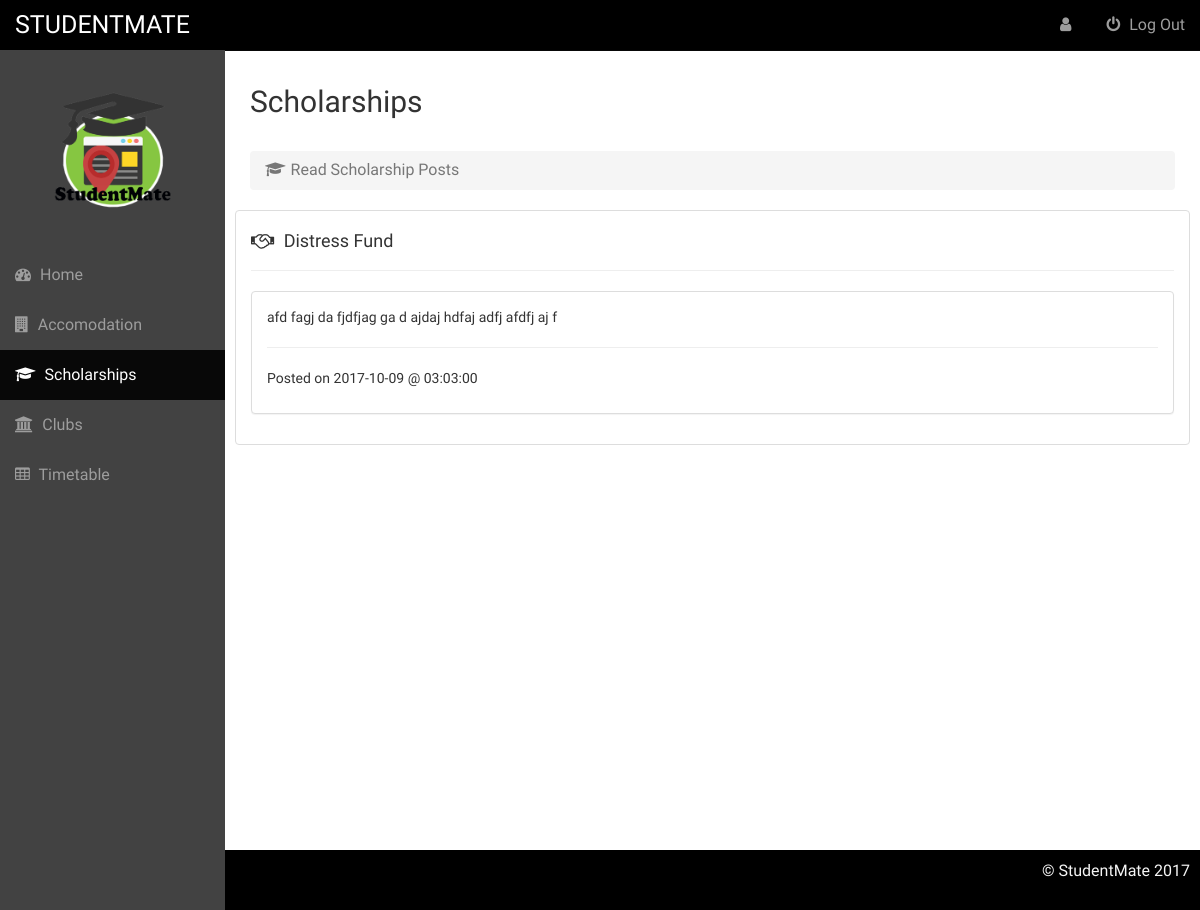
The page /index.php/users/userScholarships on the database as committed earlier.
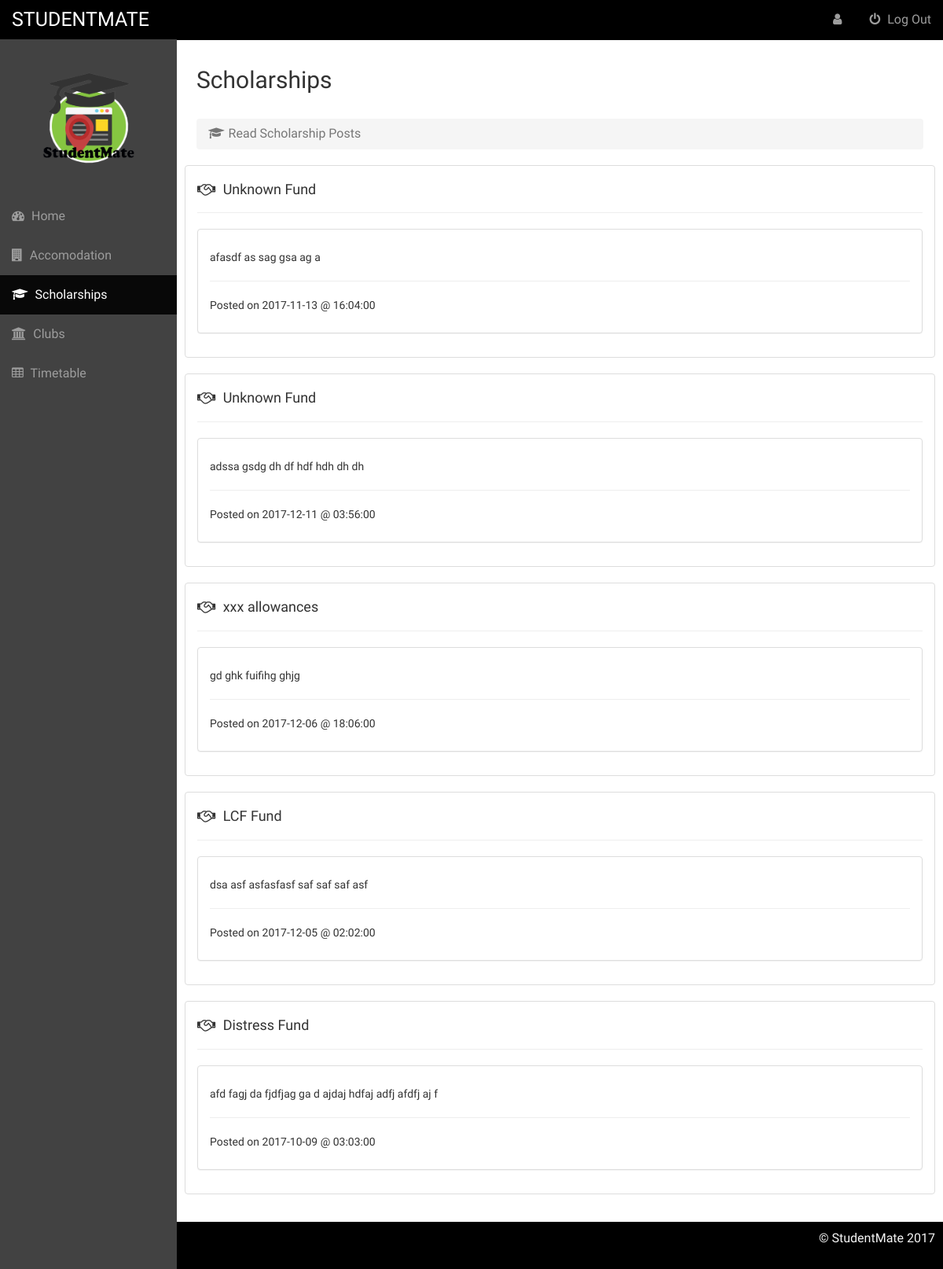
The same page on the database as committed later.
### tables this page shows
CREATE TABLE `schols` (
  `sc_id` int(10) NOT NULL,
  `sc_title` varchar(100) NOT NULL,
  `sc_des` varchar(300) NOT NULL,
  `sc_date` date NOT NULL,
  `sc_time` time NOT NULL
);

### application/controllers/Users.php (called while the page is built, shortened)
<?php
class Users extends CI_Controller{
        public function __construct()
        {
				$this->load->model('User_model');
        }
        public function userScholarships() {
          $data['schols'] = $this->User_model->getSchols();
          $this->load->view('pages/User/scholarships_page', $data);
        }
}
?>

### index.php (called while the page is built, shortened)
<?php
require_once BASEPATH.'core/CodeIgniter.php';

### application/models/User_model.php (called while the page is built, shortened)
<?php
class User_model extends CI_Model {
    public function getSchols() {
        $this->db->select('*');
        $this->db->from('schols');
        $this->db->order_by('sc_id','DESC');
        $query = $this->db->get();
        return $query->result();
    }
}
?>

### application/views/pages/User/scholarships_page.php (the view, shortened to what this page needs)
<!DOCTYPE html>
<html>
    <head>
        <link rel="stylesheet" href="<?php echo base_url(); ?>assets/css/bootstrap.min.css">
        <link rel="stylesheet" href="<?php echo base_url(); ?>assets/css/home.css">
        <link rel="stylesheet" href="<?php echo base_url(); ?>assets/font-awesome/css/font-awesome.min.css">
    </head>
  <body>
    <div id="wrapper">
        <nav class="navbar navbar-inverse navbar-fixed-top" role="navigation">
        <div class="navbar-header">
          <a class="navbar-brand" href="<?php echo site_url('Users/userHome') ?>" style="font-size: 25px;">STUDENTMATE</a>
        </div>
        <div class="collapse navbar-collapse navbar-ex1-collapse">
          <ul class="nav navbar-nav side-nav">
              <img src="<?php echo base_url() ?>assets/images/logoNew.png" alt="logo" class="logo">
            <li><a href="<?php echo site_url("Users/userHome") ?>"><i class="fa fa-dashboard"></i> Home</a></li>
            <li><a href="<?php echo site_url("Users/userAccommodation") ?>#"><i class="fa fa-building"></i> Accomodation</a></li>
            <li class="active"><a href="#"><i class="fa fa-graduation-cap"></i> Scholarships</a></li>
            <li><a href="<?php echo site_url("Users/userClubs") ?>"><i class="fa fa-university"></i> Clubs</a></li>
            <li><a href="bootstrap-elements.html"><i class="fa fa-table"></i> Timetable</a></li>
          </ul>
          <ul class="nav navbar-nav navbar-right navbar-user" style="color: black;">
                <li><a href="<?php echo site_url('Users/userProfile') ?>"><i class="fa fa-user"></i> <?php echo $_SESSION['username'];?></a></li>
                <li><a href="<?php echo base_url('Users/signout'); ?>"><i class="fa fa-power-off"></i> Log Out</a></li>
          </ul>
        </div>
      </nav>
      <div id="page-wrapper">
        <div class="row">
            <div class="col-lg-12">
              <h2>Scholarships</h2><br>
              <ol class="breadcrumb">
                <li class="active"><i class="fa fa-graduation-cap"></i>Read Scholarship Posts</li>
              </ol>
              <?php if (count($schols)): ?>
              <?php foreach ($schols as $row): ?>
              <div class="row">
                <ul class="list-group">
                  <li class="list-group-item">
                    <h4><i class="fa fa-handshake-o"></i> <?php echo $row->sc_title; ?></h4>
                    <hr>
                    <div class='panel panel-default'>
                      <div class='panel-body'>
                        <p><?php echo $row->sc_des; ?></p>
                        <hr>
                        <p>Posted on <?php echo $row->sc_date; ?> @ <?php echo $row->sc_time; ?></p>
                      </div>
                    </div>
                  </li>
                </ul>
              </div>
              <?php endforeach; ?>
              <?php else: ?>
              <center><p style="margin: 20px;">No scholarship posts</p></center>
              <?php endif ?>
          </div>
        </div>
      </div>
    <footer>
        <p class="text-right">&copy StudentMate 2017</p>
    </footer>
  </body>
</html>

### assets/css/home.css (style rules this page uses)
body { margin-top: 50px; font-size: 16px; font-family: 'Source Sans Pro', sans-serif; }
#wrapper { padding-left: 0; }
#page-wrapper { width: 100%; padding: 5px 15px; min-height: 800px; }
footer { background-color: black; height: 60px; }
.text-right { padding-top: 10px; padding-right: 10px; color: whitesmoke; }
.fa { padding-right: 5px !important; }
.logo { width:200px; height:200px; margin: auto; display: block; margin-bottom: 40px; }
.panel-body p { font-size: 14px; }
@media (min-width:768px) { .logo { width:80px; height:80px; margin: auto; display: block; margin-bottom: 40px; } }
@media (min-width:768px) { #wrapper { padding-left: 225px; } }
@media (min-width:768px) { #page-wrapper { padding: 15px 25px; } }
@media (min-width:768px) { .logo { width:120px; height:120px; display: block; margin: auto; margin-bottom: 40px; } }
@media (min-width:768px) { .side-nav { padding-top: 40px; margin-left: -225px; left: 225px; width: 225px; position: fixed; top: 50px; height: 100%; border-radius: 0; border: none; background-color: #424242; overflow-y: auto; } }
@media (min-width:768px) { .side-nav>li>a { width: 225px; } }
@media (min-width:768px) { .navbar-inverse { background-color: black; } }
@media (min-width:768px) { .navbar-collapse { padding-left: 15px !important; padding-right: 15px !important; } }

Rows that differ between the two databases and show on the page:
added schols: sc_title "Unknown Fund", sc_des "afasdf as sag gsa ag a", sc_date "2017-11-13", sc_time "16:04:00"
added schols: sc_title "Unknown Fund", sc_des "adssa gsdg dh df hdf hdh dh dh", sc_date "2017-12-11", sc_time "03:56:00"
added schols: sc_title "xxx allowances", sc_des "gd ghk fuifihg ghjg", sc_date "2017-12-06", sc_time "18:06:00"
added schols: sc_title "LCF Fund", sc_des "dsa asf asfasfasf saf saf saf asf", sc_date "2017-12-05", sc_time "02:02:00"
